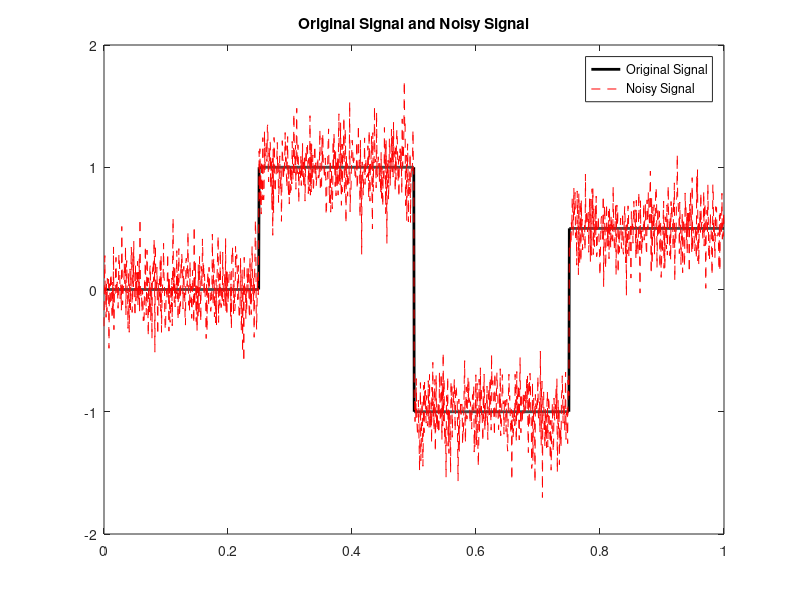

MATLAB code for this plot: (Note: this script raises an error after producing the figure.)
% Generate a synthetic 1D piecewise constant signal
n = 1500; % Length of the signal
f = zeros(n, 1);

segLength = round(n / 4); % Divide signal into 4 equal parts
x = linspace(0,1,n);
f(1:segLength) = 0; %First semgent
f(segLength+1:2*segLength) = 1;        % Second segment
f(2*segLength+1:3*segLength) = -1;     % Third segment
f(3*segLength+1:end) = 0.5;                 % Fourth segment

% Add Gaussian noise to the signal
noise_std = 0.2;      % Standard deviation of the noise
f_noisy = f + noise_std * randn(size(f));

% Plot the original clean signal and the noisy signal
figure;
plot(x,f, 'k-', 'LineWidth', 2, 'DisplayName', 'Original Signal');
hold on;
plot(x,f_noisy, 'r--', 'DisplayName', 'Noisy Signal');
title('Original Signal and Noisy Signal');
legend show;

h = (x(end)-x(1)) /(N-1); % uniform grid spacing
alpha = (10*h)^2;
% Set Chambolle-Pock algorithm parameters
lambda = 0.25;%/(1*h)^2;%0.2;         % Regularization parameter
tau = 0.00025;           % Step size for the primal variable
sigma = 0.00025;         % Step size for the dual variable
theta = 1;            % Over-relaxation parameter
maxIter = 50000;       % Maximum number of iterations
tol = 1e-6;           % Convergence tolerance

% Run Chambolle-Pock 1D ROF algorithm

proxf = @(p) prox_indicator_linf(p, sigma); %%General prox
proxg = @(u) prox_l2_squared(u,tau*lambda, f); %%%General prox

D = derivative(x);% Forward finite difference operator
u0 = f;

[u, iter] = chambollePock(u0, tau, sigma, theta,maxIter,tol,D,proxf,proxg);

% Plot the denoised signal
figure;
plot(x,f, 'k-', 'LineWidth', 2, 'DisplayName', 'Original Signal');
hold on;
plot(x,f_noisy, 'r--', 'DisplayName', 'Noisy Signal');
plot(x,u, 'b', 'LineWidth', 2, 'DisplayName', 'Denoised Signal (ROF)');
title('Original, Noisy, and Denoised Signals');
legend show;

% Display the number of iterations
fprintf('Chambolle-Pock algorithm converged in %d iterations.\n', iter);



function [u, iter] = chambollePock(u0, tau, sigma, theta, maxIter, tol,D,proxSigmaF,proxTauG)
u = u0;
p = zeros(size(u0));
uNew = u;
for iter = 1:maxIter
    p = proxSigmaF(p + sigma*D*uNew);
    uOld = u;
    u = proxTauG(u - tau * D'*p);
    uNew = u + theta * (u - uOld);
    if norm(u - uOld) / norm(u) < tol
        break;
    end
end
end

function p = prox_indicator_linf(p, lambda)
    p = (lambda*p)./ max(lambda,abs(p));
end


function u = prox_l2_squared(u, tau_lambda, f)
    % Proximal operator for the l2-norm squared term
    u = (u + tau_lambda * f) / (1 + tau_lambda);
end

function D = derivative(x)
D = derivativeCentral(x);
%D = derivativeBackward(x);
end

function divP = divergence(p,D)
divP = D'*p;
end


function [D] = derivativeBackward(x)
N = length(x);
h = (x(end)-x(1)) /(N-1); 
xb = x(2:end)-x(1:end-1);
B = zeros(N,2);
B(2:N,1)=-1./xb; B(2:N,2)=1./xb;
dx = x(2)-x(1); B(1,1)=-1/dx;B(1,2)=1/dx;
D = spdiags(B,[-1 0],N,N);
%D = D*h;
D = D;
end

function [D] = derivativeCentral(x)
N = length(x);
h = (x(end)-x(1)) /(N-1); 
dxm = x(2:end-1)-x(1:end-2);
dxp = x(3:end)-x(2:end-1);
a = -dxp./(dxm.*(dxm+dxp));
b = (dxp - dxm)./(dxm.*dxp);
c = dxm./(dxp.*(dxm+dxp));
A = zeros(N,3); A(2:N-1,1)=a; A(2:N-1,2)=b; A(2:N-1,3)=c;
dx = x(2)-x(1); A(1,1)=-1/dx;A(1,2)=0;A(1,3)=1/dx;
dx = x(end)-x(end-1); A(end,1)=-1/dx;A(end,2)=0;A(end,3)=1/dx;
D = spdiags(A,[-1 0 1],N,N);
%D = D*h;
D = D;
end
